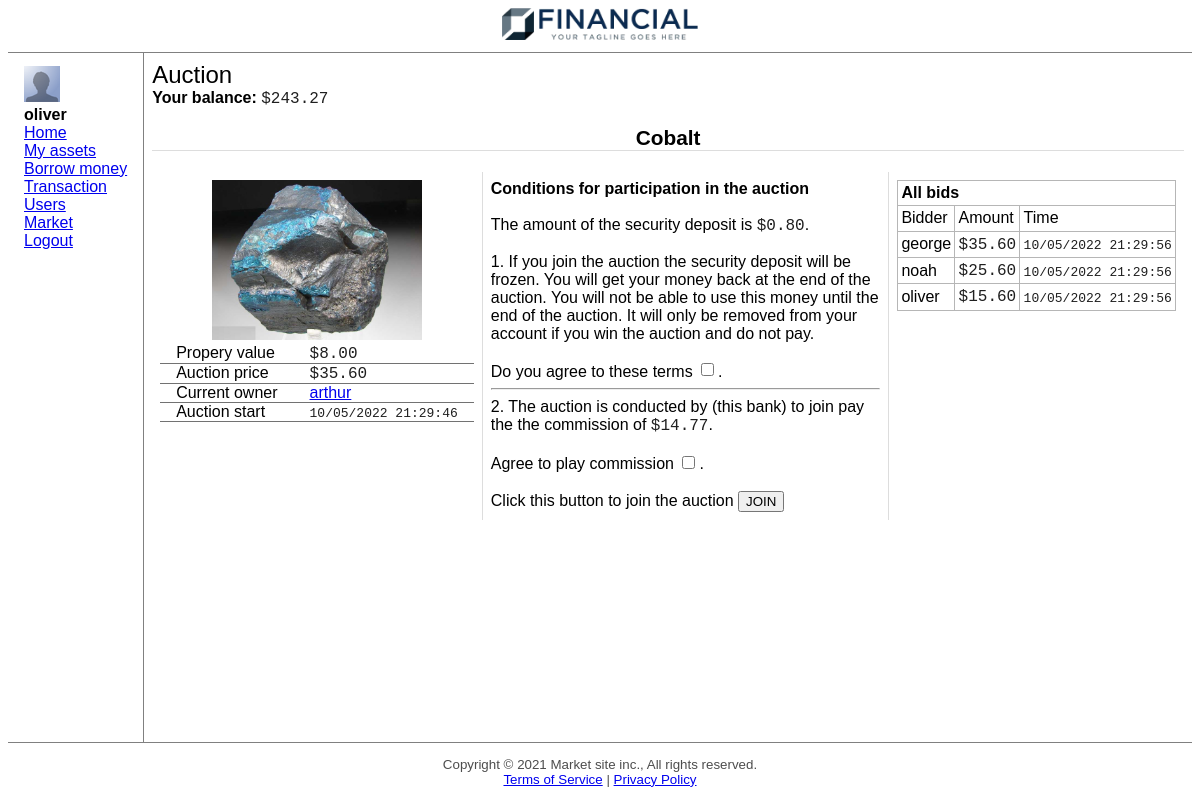
/market/auction/4/join (signed in), run on an earlier commit of the app's database.
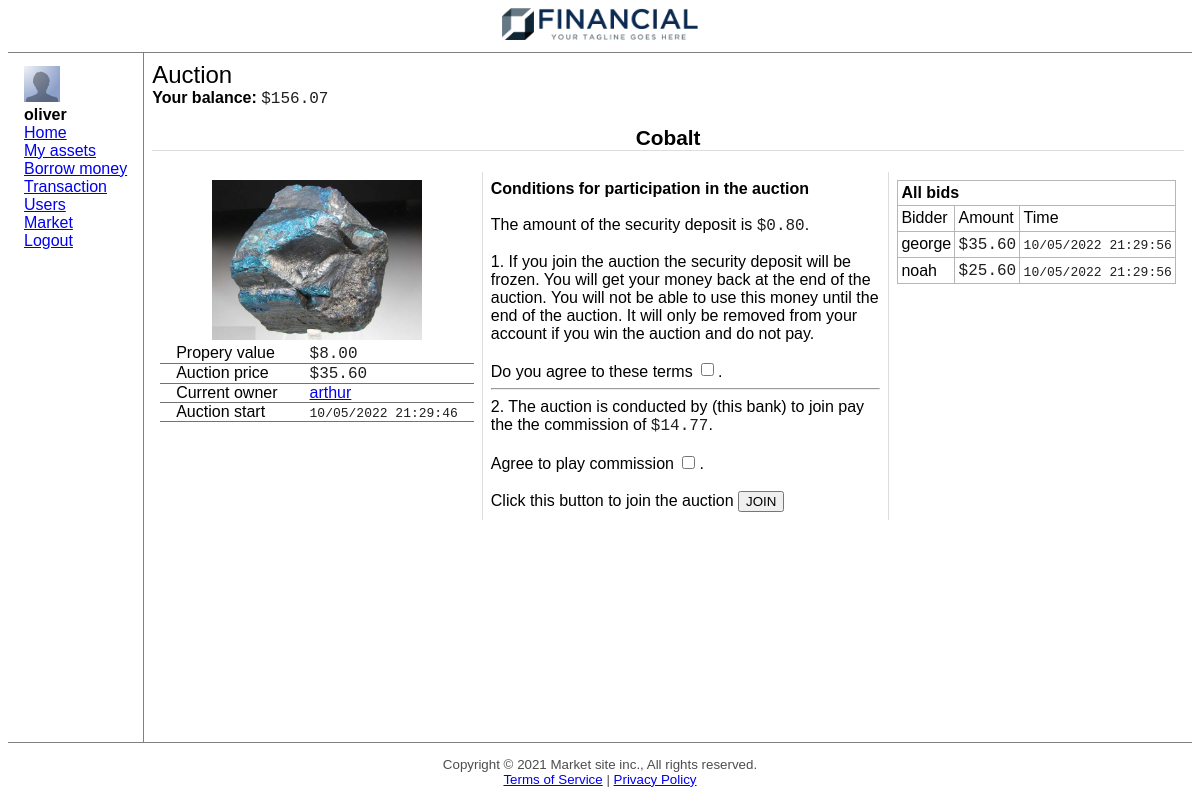
And on a later commit of the database.
### market_site/models.py (models this page shows, shortened)
class User(db.Model, UserMixin):
    __tablename__ = 'users'
    id = db.Column(db.Integer, primary_key=True)
    username = db.Column(db.String(80), unique=True, nullable=False)
    password = db.Column(db.String(120), nullable=False)
    email = db.Column(db.String(80), unique=True, nullable=True)
    full_name = db.Column(db.String(80), unique=False, nullable=True)
    last_login = db.Column(db.DateTime, nullable=True, default=datetime.now)
    type = db.Column(db.Integer, default=PHYSICAL_PERSON)
    company_id = db.Column(db.Integer, unique=True, nullable=True)      # only if the type==LEGAL_PERSON
    bank_id = db.Column(db.Integer, unique=True, nullable=True)      # only if the type==BANKER
    date_created = db.Column(db.DateTime, nullable=False, default=datetime.now)
    balance = db.Column(db.Float, nullable=False, default=0)
    bank_loans = db.relationship('BankLoan', backref='borrower', lazy=True)
    hard_assets = db.relationship('HardAsset', backref='owner', lazy=True)
    company_shares = db.relationship('CompanyShare', backref='owner', lazy=True)
    company_bonds = db.relationship('CompanyBond', backref='owner', lazy=True)
    total_payments_received = db.Column(db.Float, nullable=True, default=0)
    total_payments_made = db.Column(db.Float, nullable=True, default=0)

class AuctionBid(db.Model):
    __tablename__ = 'auction_bids'
    id = db.Column(db.Integer, primary_key=True)
    time = db.Column(db.DateTime, nullable=True, default=datetime.now)
    amount = db.Column(db.Float, nullable=False, default=1)
    auction_id = db.Column(db.Integer, db.ForeignKey('auctions.id'))
    bidder_id = db.Column(db.Integer, db.ForeignKey('auction_bidders.id'))

### market_site/routes_market.py (the view)
@app.route('/market/auction/<int:auction_id>/join', methods=['GET', 'POST'])
@login_required
def join_auction(auction_id):
	auction = Auction.query.get_or_404(auction_id)
	if request.method == 'POST':
		agree_to_terms = request.form.get('agree_to_terms')
		agree_to_commission = request.form.get('agree_to_commission')
		if agree_to_terms and agree_to_commission:
			auction.add_bidder(current_user)
		return redirect(url_for('auction', auction_id=auction_id))
	return render_template('auction/join_auction.html', title='Auction', auction=auction)

### market_site/models.py (called while the page is built)
@login_manager.user_loader
def load_user(user_id):
    return User.query.get(int(user_id))

    def get_images(self):
        image_list = []
        try:
            image_list = json.loads(self.images)
            return image_list
        except:
            return False

    def get_seller(self):
        return User.query.get(self.seller_id)

### market_site/templates/auction/join_auction.html (shortened to what this page needs)
{% extends "layout.html" %}
{% block content %}
<div class="container">
    <div class="name"><b>{{ auction.hard_asset.name }}</b></div>
    <div class="info">
        <a href="/market/auction/{{ auction.id }}">
            <img image src="/static/hard_assets/{{ auction.hard_asset.get_images()[0] }}" alt="{{ auction.hard_asset.name }} image">
        </a>
        <table bb>
            <tr>
                <td><span mark>Propery value</span></td>
                <td><span class="m">{{ '{:,.2f}'.format(auction.hard_asset.value) }}</span></td>
            </tr>
            <tr>
                <td><span mark>Auction price</span></td>
                <td><span class="m">{{ '{:,.2f}'.format(auction.final_price) }}</span></td>
            </tr>
            <tr>
                <td><span mark>Current owner</span></td>
                <td><a href="/user/{{ auction.get_seller().id }}">{{ auction.get_seller().username }}</a></td>
            </tr>
            <tr>
                <td><span mark>Auction start</span></td>
                <td><span class="t">{{ auction.start.strftime('%d/%m/%Y %H:%M:%S') }}</span> </td>
            </tr>
        </table>
    </div>
    <div class="join">
        <form action="" method="POST">
            <b>Conditions for participation in the auction</b>
            <br><br>
            The amount of the security deposit is <span class="m">{{ '{:,.2f}'.format(auction.security_deposit) }}</span>.
            <br>
            <br>
            1. If you join the auction the security deposit will be frozen.
            You will get your money back at the end of the auction.
            You will not be able to use this money until the end of the auction.
            It will only be removed from your account if you win the auction and do not pay.
            <br>
            <br>
            Do you agree to these terms <input type="checkbox" name="agree_to_terms" required>.
            <br>
            <hr>
            2. The auction is conducted by (this bank) to join pay the the commission of <span class="m">{{ auction.bank.auction_commission }}</span>.
            <br>
            <br>
            Agree to play commission <input type="checkbox" name="agree_to_commission" required>.
            <br>
            <br>
            Click this button to join the auction <button>JOIN</button>
        </form>
    </div>
    <div class="bids">
        <center>
            <table tb>
                <tr>
                    <th colspan="100">All bids</th>
                </tr>
                <tr>
                    <td>Bidder</td>
                    <td>Amount</td>
                    <td>Time</td>
                </tr>
                {% for bid in auction.bids[::-1] %}
                <tr>
                    <td>{{ bid.bidder.user.username }}</td>
                    <td><span class="m">{{ '{:,.2f}'.format(bid.amount) }}</span></td>
                    <td><span class="t">{{ bid.time.strftime('%d/%m/%Y %H:%M:%S') }}</span></td>
                </tr>
                {% endfor %}
            </table>
        </center>
    </div>
</div>
{% endblock %}

### market_site/templates/layout.html (shortened to what this page needs)
<!DOCTYPE html>
<html lang="en">
<head>
    <link rel="stylesheet" href="{{url_for('static', filename='css/style.css')}}">
    <link rel="stylesheet" href="{{url_for('static', filename='css/modal.css')}}">
    <link rel="stylesheet" href="{{url_for('static', filename='css/alert.css')}}">
    <link rel="stylesheet" href="{{url_for('static', filename='css/btn.css')}}">
    <link rel="stylesheet" href="{{url_for('static', filename='css/input.css')}}">
</head>
<body>
    <header>
        <img src="{{ url_for('static', filename='logos/logo1.1.png') }}" logo>
        <img src="{{ url_for('static', filename='logos/logo1.2.png') }}" logo>
    </header>
    <div main>
        {% if not not_show_nav %}
            <nav>
                <div>
                    <img src="{{ url_for('static', filename='logos/profile.png') }}" alt="">
                    <br>
                    <b>
                        {% if current_user.type == 0 %}
                            CEO of
                            <br>
                            {{ current_user.get_company().name }}
                        {% else %}
                            {{current_user.username}}
                        {% endif %}
                    </b>
                </div>
                <a href="/home">Home</a><br>
                <a href="/user_assets">My assets</a><br>
                <a href="/borrow">Borrow money</a><br>
                <a href="/transaction">Transaction</a><br>
                <a href="/users">Users</a><br>
                <a href="/market">Market</a><br>
                <a href="/logout">Logout</a><br>
            </nav>
        {% endif %}
        <div content>
            <div class="title">
                {% if title %}
                    {{title}}
                {% endif %}
            </div>
            {% if current_user.is_authenticated %}
                <b>Your balance:</b> <span class="m">{{ "{:,.2f}".format(current_user.balance) }}</span>
                <br>
                <br>
            {% endif %}
            {% block content %}
            {% endblock %}
        </div>
    </div>
    <footer>
		Copyright &copy; 2021 Market site inc., All rights reserved.
		<br>
		<a href="#">Terms of Service</a> | <a href="#">Privacy Policy</a>
	</footer>
</body>

What changed in the data, as far as the page shows it:
removed AuctionBid: bidder.user.username "oliver", amount "15.60", time "10/05/2022 21:29:56"
changed User "oliver": balance "243.27" → "156.07"
